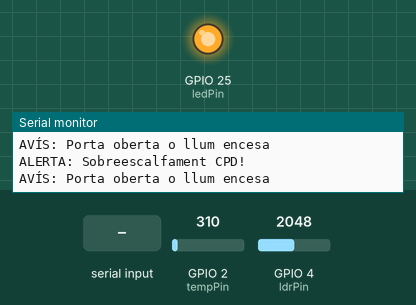
This sketch was run on a simulated ESP32. Shown: output pins drawn as LEDs (lit = HIGH), the last lines printed to the serial monitor. The inputs (shaded band) are chosen by the test bench; at power-on: GPIO 2 (tempPin) = 310, GPIO 4 (ldrPin) = 2048.

Above: at 2.8 s.
2.9 s: "off\n" received over Serial
At 5.4 s:
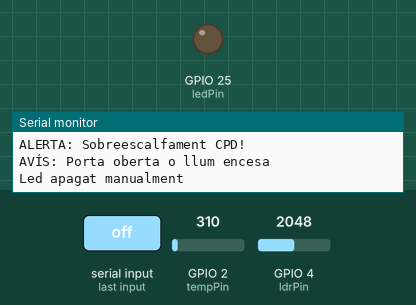
10.2 s: GPIO 2 (tempPin) set to 196
13.2 s: GPIO 2 (tempPin) set to 173
At 14.4 s:
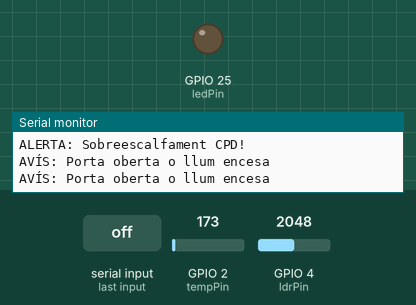
15.9 s: GPIO 2 (tempPin) set to 372
At 17.1 s:
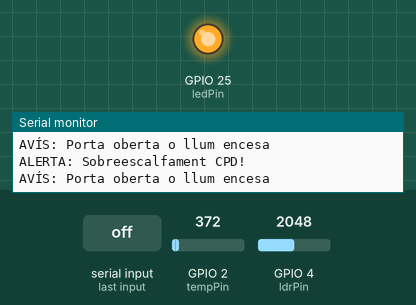
Timing chart, 0 to 18.9 s (numbered marks = the images above; inputs shaded):
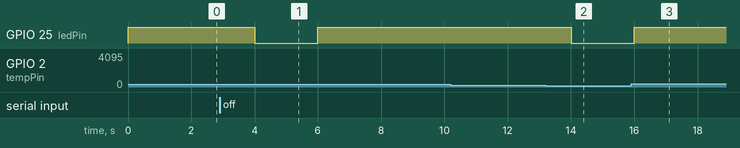

The sketch:

issue4.ino
```cpp
const int tempPin = 2;
const int ldrPin = 4;
const int ledPin = 25;

float temperatura = 0.0;
int valorTemp = 0;
int valorLDR = 0;

void setup() {
  pinMode(ledPin, OUTPUT);
  Serial.begin(115200);
}

void loop() {
  valorTemp = analogRead(tempPin);
  float voltage = valorTemp * (3.3 / 4095.0);
  temperatura = voltage * 100.0;

  valorLDR = analogRead(ldrPin);

  if (temperatura > 15.0) {
    digitalWrite(ledPin, HIGH);
    Serial.println("ALERTA: Sobreescalfament CPD!");
  } else {
    digitalWrite(ledPin, LOW);
  }

  if (valorLDR > 1000) {
    Serial.println("AVÍS: Porta oberta o llum encesa");
  }

  if (Serial.available()) {
    String linea = Serial.readStringUntil('\n');
    linea.trim();
    linea.toLowerCase();
    if (linea == "status"){
      Serial.print("Temperatura: ");
      Serial.print(temperatura);
      Serial.println(" ºC");
      Serial.print("Lluminositat: ");
      Serial.println(valorLDR);
    } else if (linea == "off" and digitalRead(25) == HIGH) {
      digitalWrite(ledPin, LOW);
      Serial.println("Led apagat manualment");
    } else if (linea == "off" and digitalRead(25) == LOW){

    } else {
      Serial.println("Error: ordre desconeguda.");
    }
  }
  delay(2000);

}
```

Measured:
- after the input at 2.9 s, GPIO 25 (ledPin): HIGH → LOW after 1.1 s, → HIGH 2.0 s later
- after the input at 13.2 s, GPIO 25 (ledPin): HIGH → LOW after 0.81 s
- after the input at 15.9 s, GPIO 25 (ledPin): LOW → HIGH after 0.11 s
